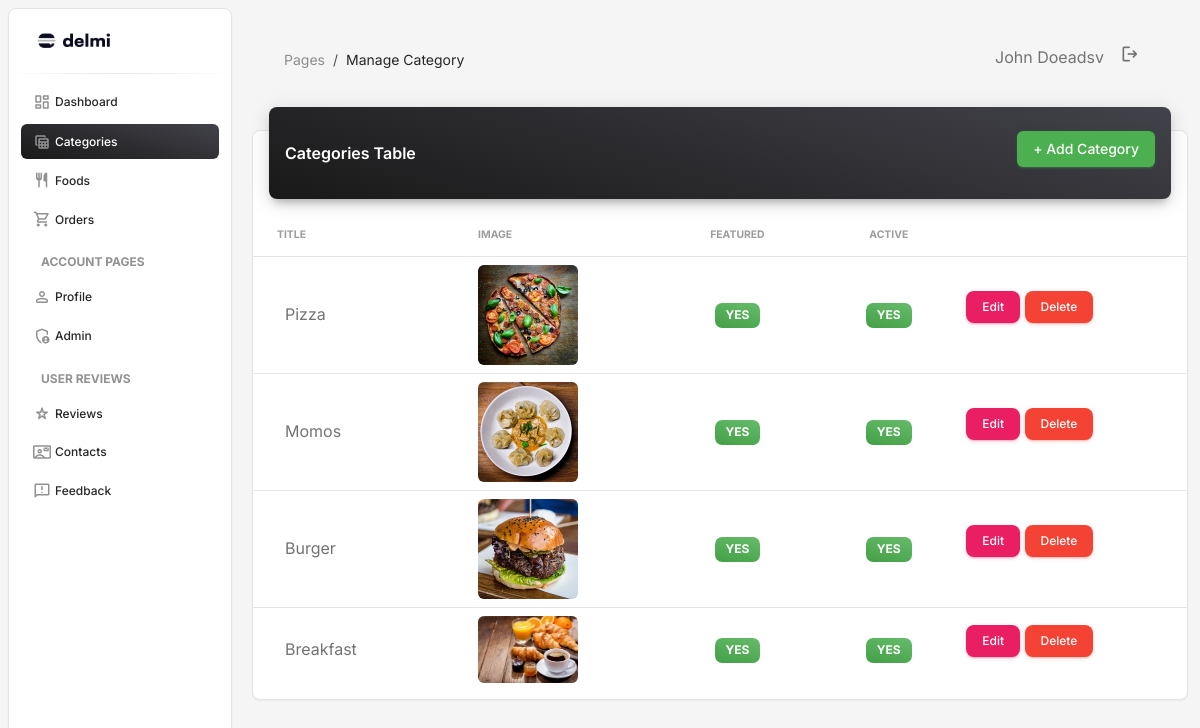
/admin/pages/manage-category.php (signed in), run on the app's committed database.
### tables this page shows
CREATE TABLE `tbl_category` (
  `id` int(10) UNSIGNED NOT NULL,
  `title` varchar(100) NOT NULL,
  `image_name` varchar(225) NOT NULL,
  `featured` varchar(10) NOT NULL,
  `active` varchar(10) NOT NULL
);

### admin/pages/manage-category.php (the view, shortened to what this page needs)
<?php
include('../db.php');
$sql = "SELECT * FROM tbl_category";
$result = $conn->query($sql);
?>
<!DOCTYPE html>
<html lang="en">
<head>
    <link href="../assets/css/nucleo-icons.css" rel="stylesheet" />
    <link href="../assets/css/nucleo-svg.css" rel="stylesheet" />
    <link id="pagestyle" href="../assets/css/material-dashboard.css?v=3.2.0" rel="stylesheet" />
</head>
<body class="g-sidenav-show bg-gray-100">
    <?php include('sidebar.php'); ?>
    <main class="main-content position-relative max-height-vh-100 h-100 border-radius-lg">
        <div class="container-fluid py-2">
            <?php include('navbar.php'); ?>
            <div class="row">
                <div class="col-12">
                    <div class="card my-4">
                        <div class="card-header p-0 position-relative mt-n4 mx-3 z-index-2">
                            <div
                                class="bg-gradient-dark shadow-dark border-radius-lg pt-4 pb-3 d-flex align-items-center justify-content-between">
                                <h6 class="text-white text-capitalize ps-3">Categories Table</h6>
                                <button id="addCategoryBtn" class="btn btn-success me-3" data-bs-toggle="modal"
                                    data-bs-target="#categoryModal">+ Add Category</button>
                            </div>
                        </div>
                        <div class="card-body px-0 pb-2">
                            <div class="table-responsive p-0">
                                <table class="table align-items-center mb-0">
                                    <thead>
                                        <tr>
                                            <th
                                                class="text-uppercase text-secondary text-xxs font-weight-bolder opacity-7 ps-4">
                                                Title</th>
                                            <th
                                                class="text-uppercase text-secondary text-xxs font-weight-bolder opacity-7 ps-2">
                                                Image</th>
                                            <th
                                                class="text-center text-uppercase text-secondary text-xxs font-weight-bolder opacity-7">
                                                Featured</th>
                                            <th
                                                class="text-center text-uppercase text-secondary text-xxs font-weight-bolder opacity-7">
                                                Active</th>
                                            <th class="text-secondary opacity-7"></th>
                                        </tr>
                                    </thead>
                                    <tbody>
                                        <?php while ($row = $result->fetch_assoc()): ?>
                                        <tr>
                                            <td>
                                                <div class="d-flex px-4 py-2">
                                                    <div class="d-flex flex-column justify-content-center">
                                                        <?= htmlspecialchars($row['title']) ?>
                                                    </div>
                                                </div>
                                            </td>
                                            <td>
                                                <?php if ($row['image_name']): ?>
                                                <img src="./images/category/<?= htmlspecialchars($row['image_name']) ?>"
                                                    width="100" class="rounded">
                                                <?php else: ?>
                                                <div class='error'>Image not added.</div>
                                                <?php endif; ?>
                                            </td>
                                            <td class="text-center">
                                                <span
                                                    class='badge badge-sm <?= ($row['featured'] == 'Yes') ? "bg-gradient-success" : "bg-gradient-secondary" ?>'><?= $row['featured'] ?></span>
                                            </td>
                                            <td class="text-center">
                                                <span
                                                    class='badge badge-sm <?= ($row['active'] == 'Yes') ? "bg-gradient-success" : "bg-gradient-secondary" ?>'><?= $row['active'] ?></span>
                                            </td>
                                            <td>
                                                <button class="btn btn-sm btn-primary edit-btn"
                                                    data-id="<?= $row['id'] ?>">Edit</button>
                                                <a href="manage-category.php?delete=<?= $row['id'] ?>"
                                                    onclick="return confirm('Are you sure you want to delete this category?');"
                                                    class="btn btn-sm btn-danger">Delete</a>
                                            </td>
                                        </tr>
                                        <?php endwhile; ?>
                                    </tbody>
                                </table>
                            </div>
                        </div>
                    </div>
                </div>
            </div>
        </div>
    </main>

### data on the page
tbl_category: title "Pizza", image_name (picture), featured "YES", active "YES"
tbl_category: title "Momos", image_name (picture), featured "YES", active "YES"
tbl_category: title "Burger", image_name (picture), featured "YES", active "YES"
tbl_category: title "Breakfast", image_name (picture), featured "YES", active "YES"

### other printed values
$page_title "Manage Category"
$admin_name "John Doeadsv"
